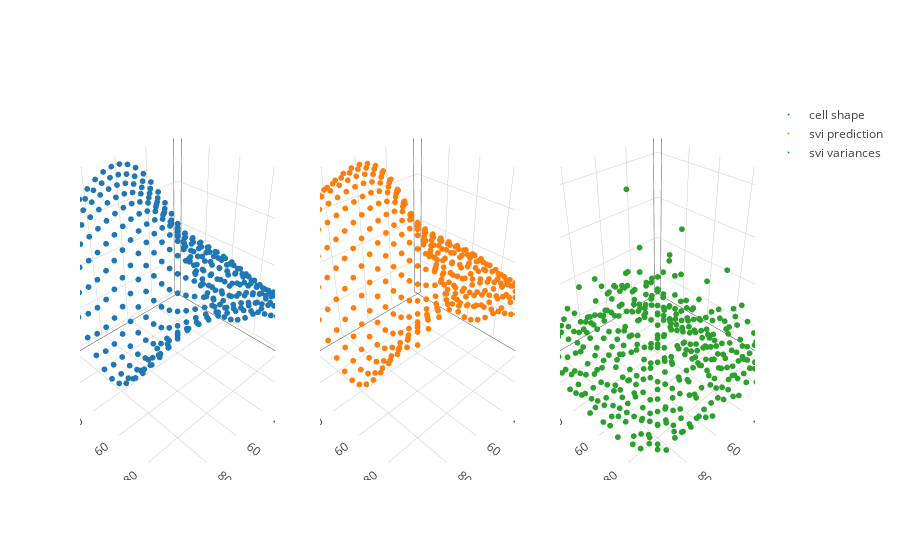

This figure's notebook cell:
### Code cell
trace_svipred = go.Scatter3d(x = X[:,0], y = X[:,1], z=inf_svi.predict(), mode = 'markers', marker=dict(size = 2,), name = "svi prediction")
trace_svivar = go.Scatter3d(x = X[:,0], y = X[:,1], z=np.exp(inf_svi.q_S), mode = 'markers', marker=dict(size = 2,), name = "svi variances")
fig = tools.make_subplots(rows=1, cols=3, specs=[[{'is_3d': True}, {'is_3d': True}, {'is_3d': True}]])
fig.append_trace(trace_func, 1, 1)
fig.append_trace(trace_svipred, 1, 2)
fig.append_trace(trace_svivar, 1, 3)
iplot(fig)

### Figure 1 — Plotly figure (JSON) as saved in the notebook; plotly's stock layout.template omitted (floating-point values rounded to 4 significant figures; data arrays with more than 128 entries replaced by an {"elided": "..."} marker saying what was removed)
{"data": [{"marker": {"size": 2}, "mode": "markers", "name": "cell shape", "scene": "scene1", "type": "scatter3d", "x": {"elided": "400 int values"}, "y": {"elided": "400 int values"}, "z": {"elided": "400 float values"}}, {"marker": {"size": 2}, "mode": "markers", "name": "svi prediction", "scene": "scene2", "type": "scatter3d", "x": {"elided": "400 int values"}, "y": {"elided": "400 int values"}, "z": {"elided": "400 float values"}}, {"marker": {"size": 2}, "mode": "markers", "name": "svi variances", "scene": "scene3", "type": "scatter3d", "x": {"elided": "400 int values"}, "y": {"elided": "400 int values"}, "z": {"elided": "400 float values"}}], "layout": {"scene1": {"domain": {"x": [0, 0.2889], "y": [0, 1]}}, "scene2": {"domain": {"x": [0.3556, 0.6444], "y": [0, 1]}}, "scene3": {"domain": {"x": [0.7111, 1], "y": [0, 1]}}}}
